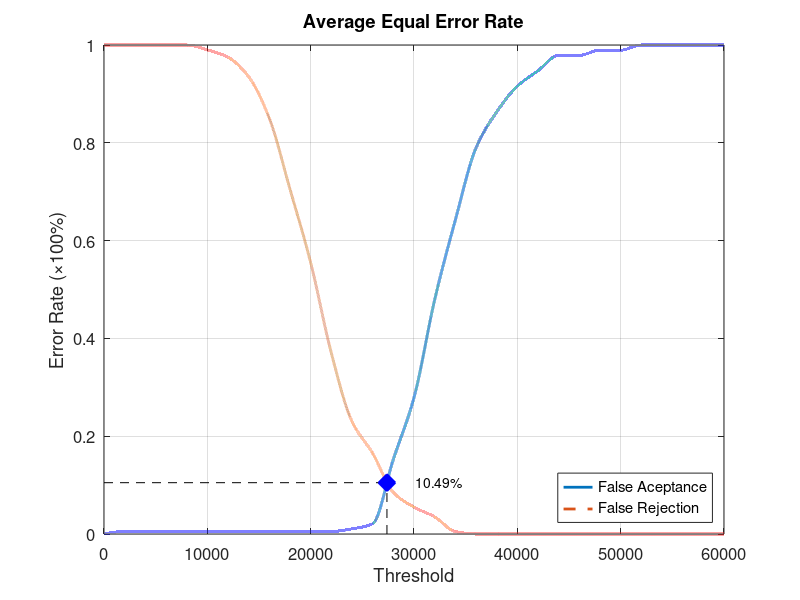
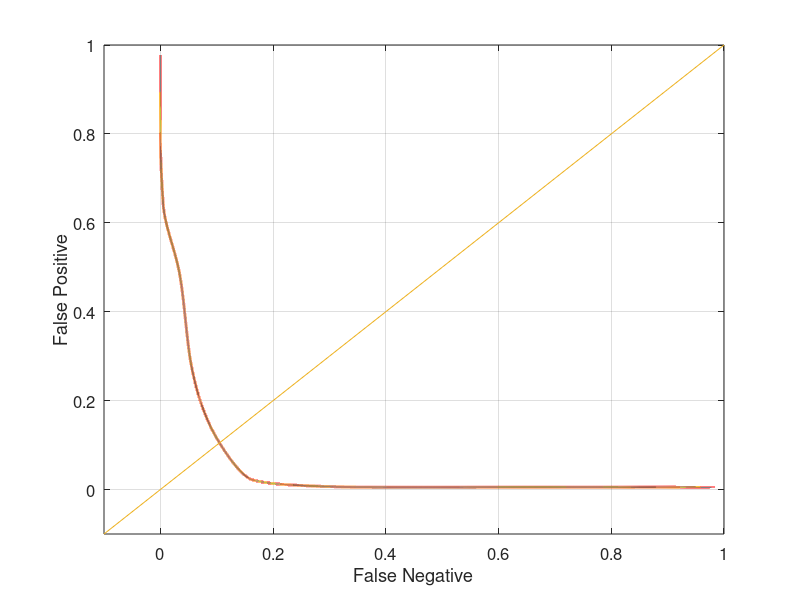

Reproduce these figures in MATLAB, in order.
function yEER = Database2_4
close all;
clear;
clc;
x = 0:2000:60000;
xq = 0:0.5:60000;

y0 = [0 0.00526316 0.00526316 0.00526316 0.00526316 0.00526316 0.00526316 0.00526316 0.00526316 0.00526316 0.00526316 0.00526316 0.0105263 0.0210526 0.152632 0.278947 0.478947 0.642105 0.789474 0.863158 0.915789 0.947368 0.978947 0.978947 0.989474 0.989474 1 1 1 1 1];
yy0 = interp1(x, y0, xq, 'pchip');
y1 = [1 1 1 1 1 0.99 0.975 0.935 0.85 0.705 0.555 0.37 0.23 0.165 0.085 0.055 0.035 0.005 0 0 0 0 0 0 0 0 0 0 0 0 0];
yy1 = interp1(x, y1, xq, 'pchip');

% Calculating EER: 
y2 = abs(y0 - y1);
find(y2 == min(y2))
yy2 = abs(yy0 - yy1);
xEER = find(yy2 == min(yy2));
xEERIndex = xq(xEER) % X-axis EER
yEER = yy0(xEER) % Y-axis EER

main = figure
plot(xq, yy0,'-','LineWidth', 2);	hold on
plot(xq, yy1,'--','LineWidth', 2);	hold on
plot([xEERIndex xEERIndex], [0 yEER], 'k--');	hold on
plot([0 xEERIndex], [yEER yEER], 'k--');	hold on
plot(xEERIndex, yEER, 'bx', 'LineWidth', 10);	hold on
text(xEERIndex + 10 * xEERIndex / 100, yEER, [num2str(round((10000 * yEER)) / 100) '%'])
legend('False Aceptance', 'False Rejection', 'Location', 'SouthEast')
xlabel('Threshold')
ylabel('Error Rate (\times100%)')
title('Average Equal Error Rate')
set(gca, 'FontSize', 12)
axis([0 60000 0 1])
grid on

print(main, 'Database2_4Main', '-dpng');
FNRxFPR = figure('Color', [1 1 1]);
plot(yy1, yy0, '-', yy1, yy0, 'LineWidth', 2);
hold on
y = -0.1:0.1:1
plot(y, y); 
set(gca, 'FontSize', 12)
xlabel('False Negative')
ylabel('False Positive')
axis([-0.1 1 -0.1 1])
set(gca, 'FontSize', 12)
grid on

print(FNRxFPR, 'Database2_4FNRxFPR','-dpng');
end
